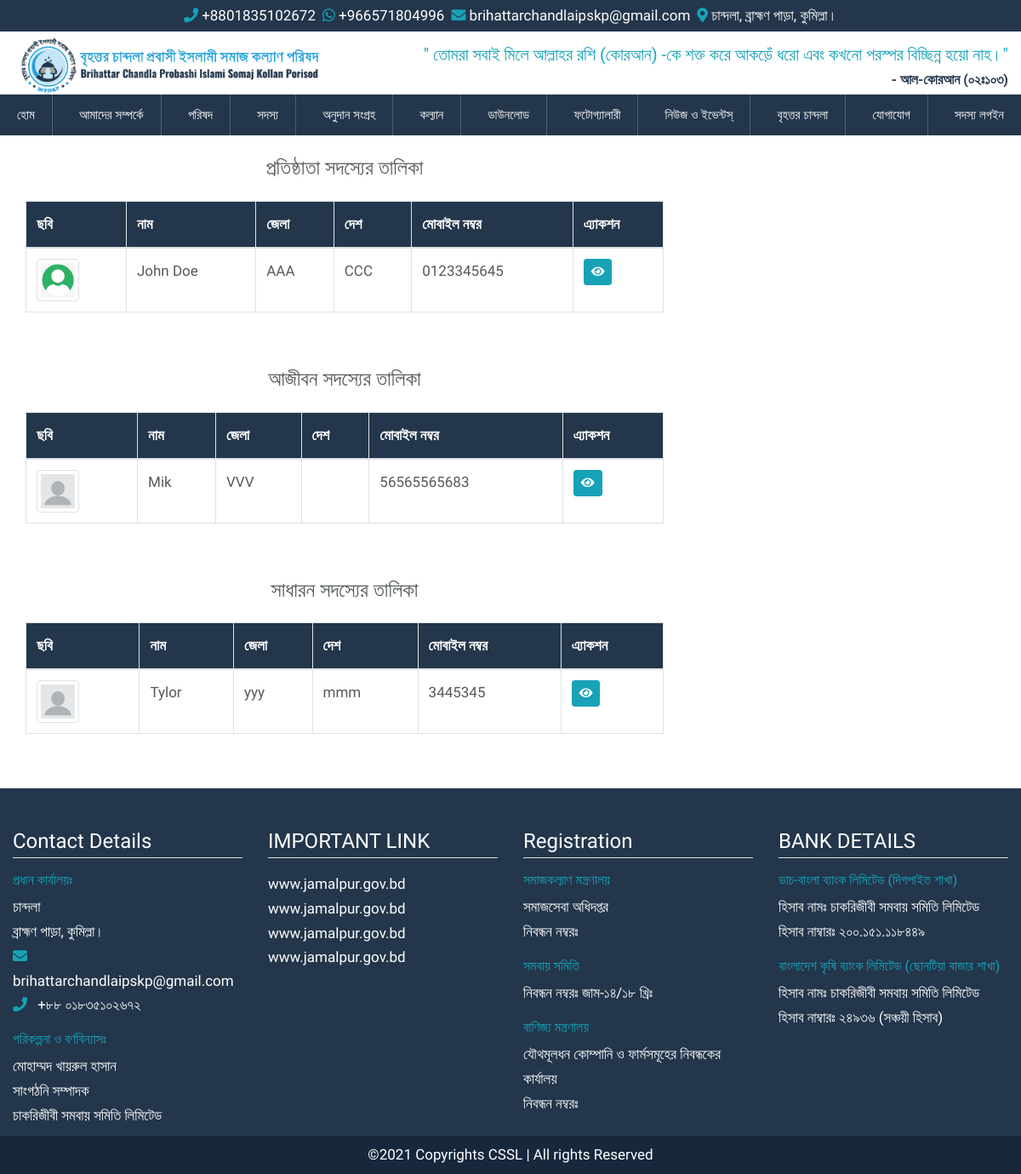
/member-list, run on the app's committed database.
### src/models.py (models this page shows, shortened)
class Member(models.Model):
    user = models.OneToOneField(
        User, on_delete=models.CASCADE, blank=True, related_name="member"
    )
    full_name = models.CharField(max_length=255, blank=True, default="")
    father_name = models.CharField(max_length=255, blank=True, default="")
    mother_name = models.CharField(max_length=255, blank=True, default="")
    zilla = models.CharField(max_length=63, blank=True, default="")
    upazilla = models.CharField(max_length=63, blank=True, default="")
    country = models.CharField(max_length=127, blank=True, default="")
    image = models.ImageField(upload_to="member/images", blank=True, null=True)
    phone = models.CharField(max_length=32, blank=True, default="")
    whatsapp_number = models.CharField(max_length=32, blank=True, default="")
    fb_link = models.URLField(blank=True, default="")
    passport = models.CharField(max_length=63, blank=True, default="")
    date_of_birth = models.DateField(blank=True, null=True)
    image = models.ImageField(upload_to="img/members", blank=True, null=True)
    member_type = models.CharField(choices=choice, max_length=24, default="")
    is_agreed = models.BooleanField(default=False)
    is_approved = models.BooleanField(default=False)
    class Meta:
        verbose_name = ""
        verbose_name_plural = "Members"

### src/views.py (the view)
# urls.py: path("member-list", member_list, name="member_list"),
def member_list(request):
    members = Member.objects.filter(
        member_type__in=["f", "l", "g"], is_approved=True
    ).order_by("-id")
    context = {
        "founding_members": members.filter(member_type="f"),
        "lifetime_members": members.filter(member_type="l"),
        "general_members": members.filter(member_type="g"),
    }
    return render(request, "pages/member/member_list.html", context)

### templates/pages/member/member_list.html (shortened to what this page needs)
{% extends 'base.html' %}
{% load static %}
{% block content %}
<div class="container-fluid">
    <div class="row">
        <div class="col-8">
            <div class="row">
                <div class="col-12">
                    <h4 class="text-center mb-4">প্রতিষ্ঠাতা সদস্যের তালিকা</h4>
                    <div class="table-responsive">
                        <table class="table table-bordered">
                            <thead class="bg-blue">
                                <tr>
                                    <th>ছবি</th>
                                    <th>নাম</th>
                                    <th>জেলা</th>
                                    <th>দেশ</th>
                                    <th>মোবাইল নম্বর</th>
                                    <th>এ্যাকশন</th>
                                </tr>
                            </thead>
                            <tbody>
                                {% for member in founding_members %}
                                <tr>
                                    <td>
                                        <img class="img-thumbnail member-list-imge"
                                            src="{% if member.image %} {{member.image.url}} {%else%} {% static 'img/default_member.png' %} {% endif %}"
                                            alt="{{member.name}}">
                                    </td>
                                    <td>{{ member.full_name }}</td>
                                    <td>{{ member.zilla }}</td>
                                    <td>{{ member.country }}</td>
                                    <td>{{ member.phone }}</td>
                                    <td>
                                        <a class="btn btn-info btn-sm text-white"
                                            href="{% url 'member_detail' member.pk %}">
                                            <i class="fa fa-eye"></i>
                                        </a>
                                    </td>
                                </tr>
                                {% endfor %}
                            </tbody>
                        </table>
                    </div>
                </div>
                <div class="col-12 mt-5">
                    <h4 class="text-center mb-4">আজীবন সদস্যের তালিকা</h4>
                    <div class="table-responsive">
                        <table class="table table-bordered">
                            <thead class="bg-blue">
                                <tr>
                                    <th>ছবি</th>
                                    <th>নাম</th>
                                    <th>জেলা</th>
                                    <th>দেশ</th>
                                    <th>মোবাইল নম্বর</th>
                                    <th>এ্যাকশন</th>
                                </tr>
                            </thead>
                            <tbody>
                                {% for member in lifetime_members %}
                                <tr>
                                    <td>
                                        <img class="img-thumbnail member-list-imge"
                                            src="{% if member.image %} {{member.image.url}} {%else%} {% static 'img/default_member.png' %} {% endif %}"
                                            alt="{{member.name}}">
                                    </td>
                                    <td>{{ member.full_name }}</td>
                                    <td>{{ member.zilla }}</td>
                                    <td>{{ member.country }}</td>
                                    <td>{{ member.phone }}</td>
                                    <td>
                                        <a class="btn btn-info btn-sm text-white"
                                            href="{% url 'member_detail' member.pk %}">
                                            <i class="fa fa-eye"></i>
                                        </a>
                                    </td>
                                </tr>
                                {% endfor %}
                            </tbody>
                        </table>
                    </div>
                </div>
                <div class="col-12 mt-5">
                    <h4 class="text-center mb-4">সাধারন সদস্যের তালিকা</h4>
                    <div class="table-responsive">
                        <table class="table table-bordered">
                            <thead class="bg-blue">
                                <tr>
                                    <th>ছবি</th>
                                    <th>নাম</th>
                                    <th>জেলা</th>
                                    <th>দেশ</th>
                                    <th>মোবাইল নম্বর</th>
                                    <th>এ্যাকশন</th>
                                </tr>
                            </thead>
                            <tbody>
                                {% for member in general_members %}
                                <tr>
                                    <td>
                                        <img class="img-thumbnail member-list-imge"
                                            src="{% if member.image %} {{member.image.url}} {%else%} {% static 'img/default_member.png' %} {% endif %}"
                                            alt="{{member.name}}">
                                    </td>
                                    <td>{{ member.full_name }}</td>
                                    <td>{{ member.zilla }}</td>
                                    <td>{{ member.country }}</td>
                                    <td>{{ member.phone }}</td>
                                    <td>
                                        <a class="btn btn-info btn-sm text-white"
                                            href="{% url 'member_detail' member.pk %}">
                                            <i class="fa fa-eye"></i>
                                        </a>
                                    </td>
                                </tr>
                                {% endfor %}
                            </tbody>
                        </table>
                    </div>
                </div>
            </div>
        </div>
        <div class="col-4"></div>
    </div>
</div>
{% endblock content %}

### static/css/style_backup.css (style rules this page uses)
body { margin: 0; padding: 0; font-family: 'Baloo Da 2', cursive; font-size: 17px; line-height: 1.8rem; color: #545959; }

### static/css/main.css (style rules this page uses)
:root { --mainColor: #23364B; --darkBlue: #17283d; }
.bg-blue { color: #fff; background-color: var(--mainColor); }
.member-list-imge { width: 50px; }

### data on the page
Member: image (placeholder picture), full_name "John Doe", zilla "AAA", country "CCC", phone "0123345645"
Member: full_name "Mik", zilla "VVV", phone "56565565683"
Member: full_name "Tylor", zilla "yyy", country "mmm", phone "3445345"
